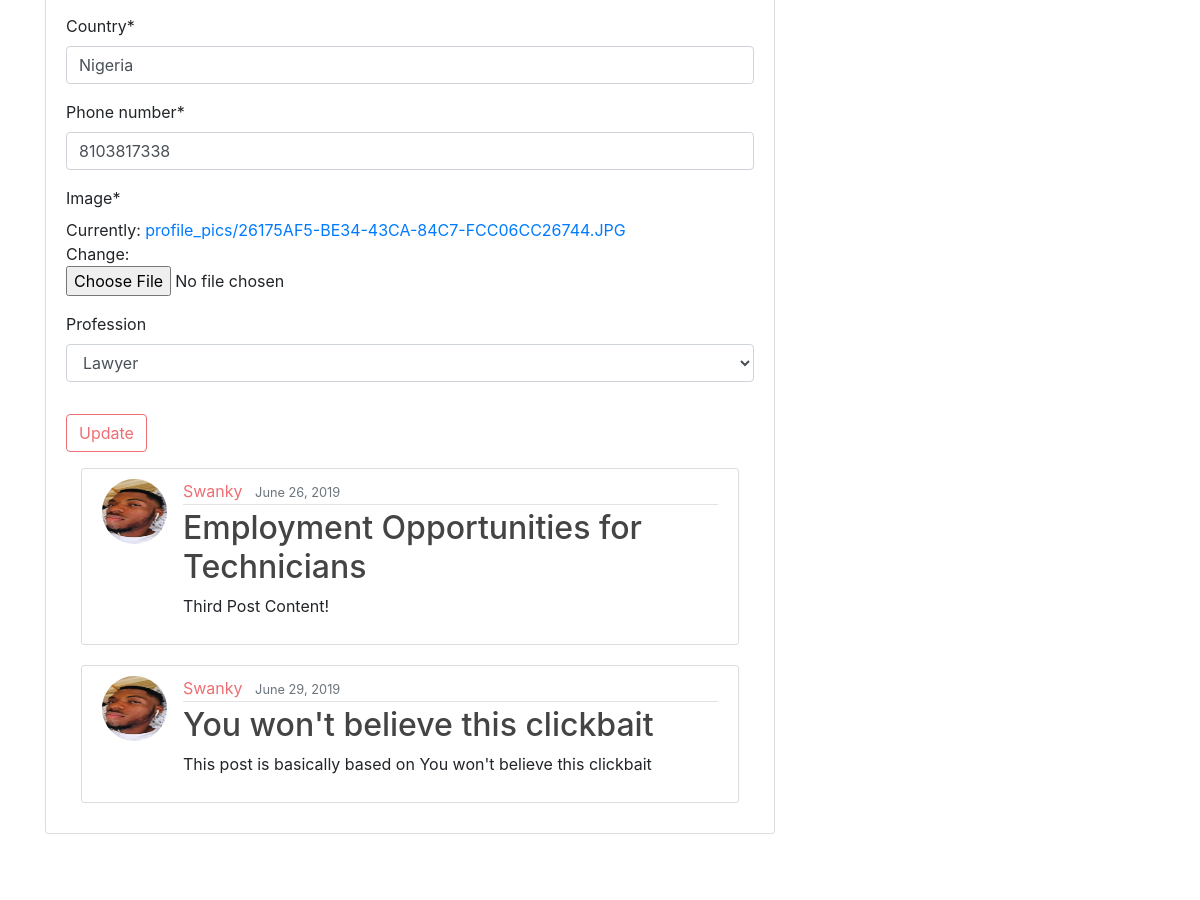
The app's page /user/profile/ (signed in, middle part), older data.
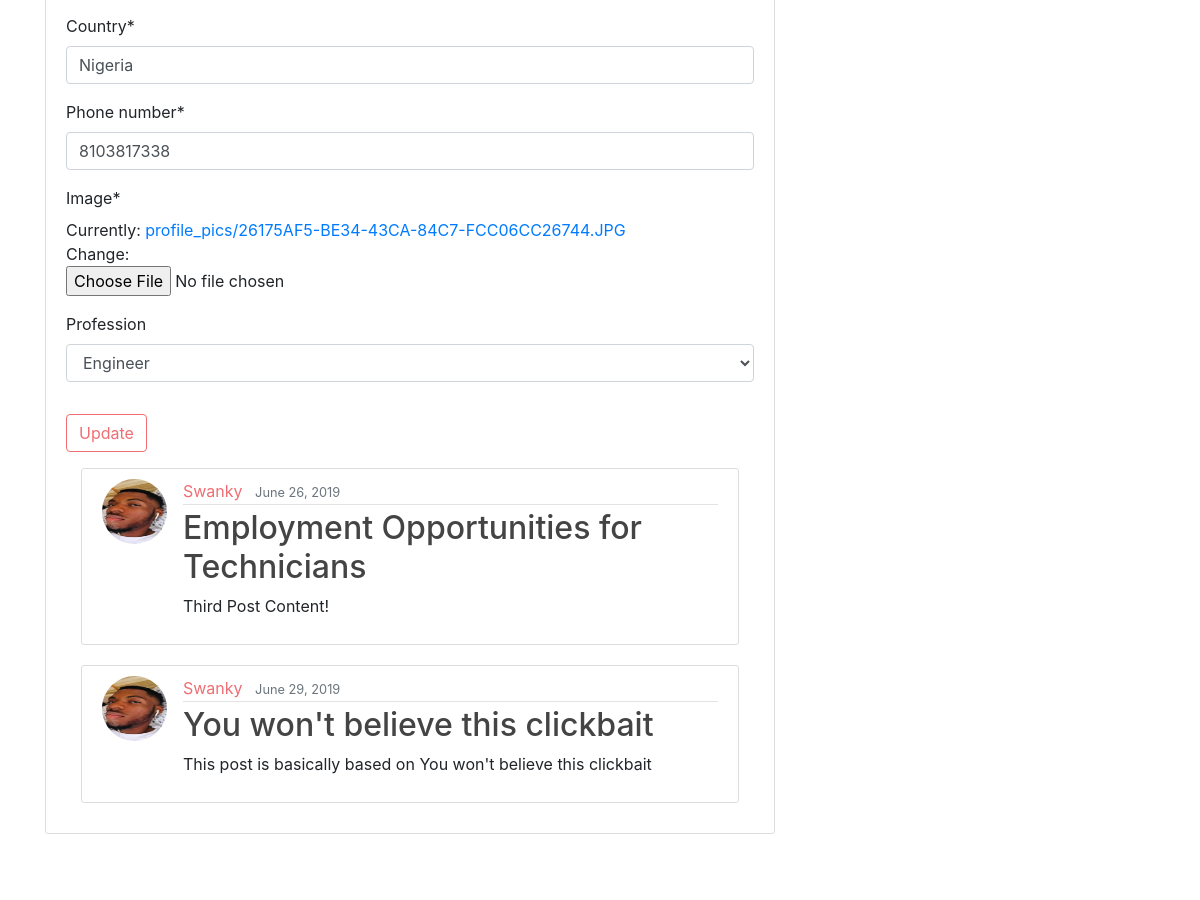
The same page, newer data.
### users/models.py (models this page shows, shortened)
class Profile(models.Model):
    user = models.OneToOneField(User, on_delete=models.CASCADE, related_name = "profile", null=True, blank=True)
    first_name = models.CharField(max_length=50)
    last_name = models.CharField(max_length=50)
    age = models.PositiveIntegerField()
    university = models.CharField(max_length=100)
    course = models.CharField(max_length=100)
    city = models.CharField(max_length=50)
    state = models.CharField(max_length=50)
    country = models.CharField(max_length=50)
    phone_number = models.PositiveIntegerField()
    image = models.ImageField(default='default.jpg', upload_to='profile_pics')
    profession = models.ForeignKey(Profession, on_delete=models.CASCADE, related_name="profiles", null=True, blank=True)

### users/views.py (the view)
# urls.py: path('profile/', user_views.profile, name='profile'),
@login_required
def profile(request):
    if request.method == 'POST':
        u_form = UserUpdateForm(request.POST, instance=request.user)
        p_form = ProfileUpdateForm(request.POST, request.FILES, instance=request.user.profile)
        if u_form.is_valid() and p_form.is_valid():
            u_form.save()
            p_form.save()
            messages.success(request, f'Your account has been updated!')
            return redirect('profile')
    else:
        u_form = UserUpdateForm(instance=request.user)
        p_form = ProfileUpdateForm(instance=request.user.profile)
    context = {
        'u_form': u_form,
        'p_form': p_form
    }
    return render(request, 'users/profile.html', context)

### users/forms.py
class UserUpdateForm(forms.ModelForm):
    email = forms.EmailField()
    class Meta:
        model = User
        fields = ['username', 'email']

class ProfileUpdateForm(forms.ModelForm):
    class Meta:
        model = Profile
        exclude = ['user']

### users/models.py (called while the page is built)
    def __str__(self):
        return self.name

### users/templates/users/profile.html (shortened to what this page needs)
{% extends "blog/base.html" %}
{% load crispy_forms_tags %}
{% block content %}
    <div class="content-section">
      <form method="POST" enctype="multipart/form-data">
          <fieldset class="form-group">
              {{ p_form|crispy }}
          </fieldset>
          <div class="form-group">
              <button class="btn btn-outline-info" type="submit">Update</button>
          </div>
      </form>
          {% if user.is_authenticated %}
            {% for post in user.posts.all %}
                <div class="col-md-12 my-3">
                    <article class="media content-section">
                    <img class="rounded-circle article-img" src="{{ user.profile.image.url }}">
                    <div class="media-body">
                        <div class="article-metadata">
                        <a class="mr-2" href="{% url 'user-posts' user.username %}" style="color: #ee6e73">{{ post.author }}</a>
                        <small class="text-muted">{{ post.date_posted|date:"F d, Y" }}</small>
                        </div>
                        <h2><a class="article-title" href="{% url 'post-detail' post.id %}">{{ post.title }}</a></h2>
                        <p class="article-content">{{ post.content }}</p>
                    </div>
                    </article>
                </div>
            {% endfor %}
          {% endif %}
    </div>
{% endblock content %}

Row changes from the older to the newer data that the page shows:
changed Profile "Nigeria": profession "Lawyer" → "Engineer"
